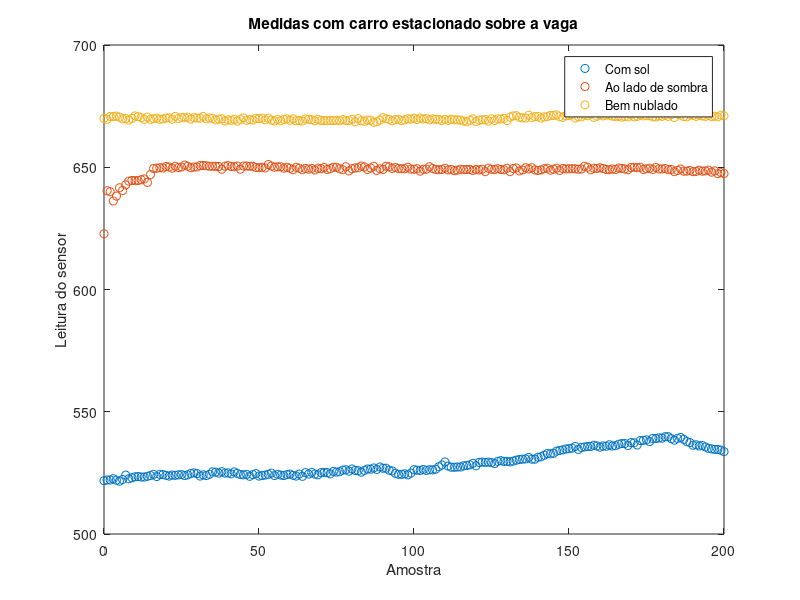

The MATLAB script that drew this image:
text_file = fopen('1.txt');
t = textscan(text_file, '%f%f', 'Delimiter',',');
fclose(text_file);
x=0:1:200;
y1=t{2};

text_file = fopen('2.txt');
t = textscan(text_file, '%f%f', 'Delimiter',',');
fclose(text_file);
y2=t{2};

text_file = fopen('3.txt');
t = textscan(text_file, '%f%f', 'Delimiter',',');
fclose(text_file);
y3=t{2};

plot(x,y1,'o',x,y2,'o',x,y3,'o')
title('Medidas com carro estacionado sobre a vaga')
xlabel('Amostra')
ylabel('Leitura do sensor')
legend('Com sol','Ao lado de sombra','Bem nublado')
axis([0 200 500 700])
